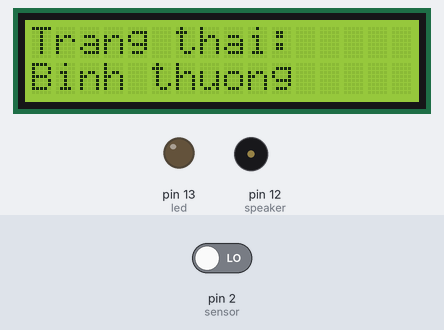
Bench run of a sketch on a simulated Arduino Uno, built with avr-gcc and run on an emulated ATmega328P. Shown: 16×2 character LCD, output pins drawn as LEDs (lit = HIGH), buzzer (waves = sounding, pin HIGH). The test bench sets the inputs (shaded band); at power-on: pin 2 (sensor) LOW.

Above: at 2.2 s.
2.3 s: pin 2 (sensor) driven HIGH
At 3.5 s:
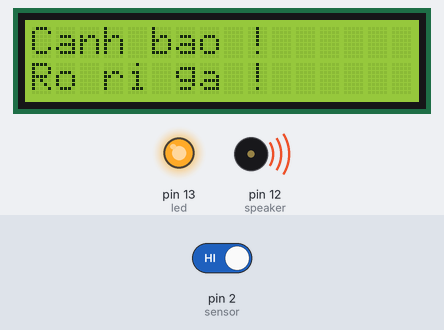
6.4 s: pin 2 (sensor) driven LOW
At 7.7 s:
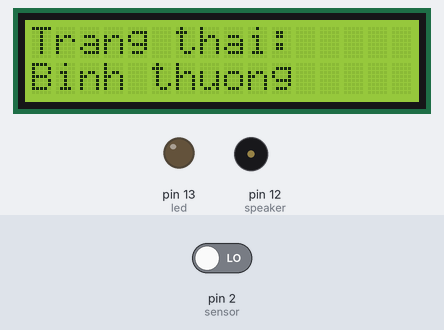
Timing chart, 0 to 9.4 s (numbered marks = the images above; inputs shaded):
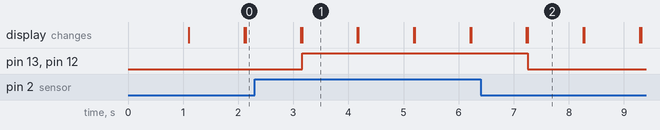

The sketch:

He_thong_phat_hien_khi_gas_su_dung_cam_bien_MQ-2.ino
```cpp
//Khai báo thư viện Arduino
#include <Wire.h>
#include <LiquidCrystal_I2C.h>
LiquidCrystal_I2C lcd(0x27,16,2);

int sensor = 2, led = 13, speaker = 12; //12: Chân sử dụng cảm biến ga, LED chân số 13, loa chân số 12

void setup()
{
    lcd.init(); //Khởi tạo LCD
    lcd.backlight(); //Bật đèn LCD
    pinMode(sensor,INPUT);  //INPUT tại chân số 2
    pinMode(led,OUTPUT);
    pinMode(speaker,OUTPUT);
    lcd.setCursor(0,0); //Đưa con trở tới hàng 0 cột 1
    lcd.print("Cam bien khi ga");
    delay(1000);
    lcd.clear();
}

void He_thong_phat_hien_khi_gas_su_dung_cam_bien_MQ_2()
{
    if(digitalRead(sensor) == HIGH)
    {
        lcd.setCursor(0,0); //Đưa con trỏ tới hàng 0 cột 0
        lcd.print("Canh bao !"); //In cảnh báo
        lcd.setCursor(0,1);
        lcd.print("Ro ri ga !");
        digitalWrite(led,HIGH); //LED sáng
        digitalWrite(speaker,HIGH); //Loa báo động
    }
    else
    {
        //Nếu không có khí ga thì LED tắt và loa tắt
        lcd.clear();
        lcd.setCursor(0,0);
        lcd.print("Trang thai:");
        lcd.setCursor(0,1);
        lcd.print("Binh thuong");
        digitalWrite(led,LOW);
        digitalWrite(speaker,LOW);
    }
    delay(1000);
    lcd.clear();
}

void loop()
{
    He_thong_phat_hien_khi_gas_su_dung_cam_bien_MQ_2();
}
```

Measured:
- after the input at 2.3 s, pin 13 (led), pin 12 (speaker): LOW → HIGH after 0.86 s; the display: first differs from a run without the input after 0.86 s (image 1)
- after the input at 6.4 s, pin 13 (led), pin 12 (speaker): HIGH → LOW after 0.85 s; the display: first differs from a run without the input after 0.85 s (image 2)
- what the display in image 1 shows lasts 1.0 s, from 3.2 s to 4.2 s
